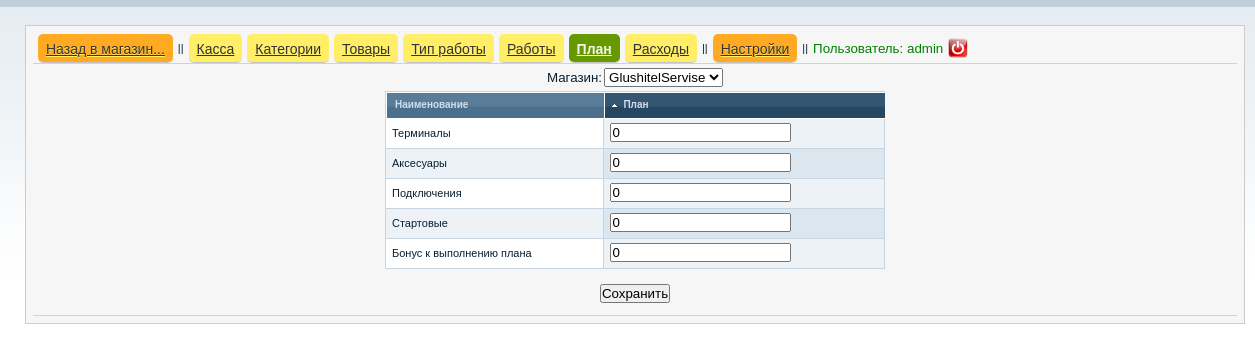
Page /plan.php (signed in) on the committed database.
### tables this page shows
CREATE TABLE IF NOT EXISTS `plan` (
  `ID` int(10) NOT NULL,
  `ID_magazina` int(10) NOT NULL,
  `naimenov` varchar(100) NOT NULL,
  `name` varchar(100) NOT NULL,
  `plane` int(10) NOT NULL
);

### plan.php (the view, shortened to what this page needs)
<?php include ("config.php");
if ((isset($_SESSION['user_id'])) && ($_SESSION['password_secret_id_string'] == md5($_SERVER['REMOTE_ADDR'].$_SESSION['user_id'].session_id().'6891')) && ($_SESSION['admin_priv'] == 1)) {
?>
<!DOCTYPE html PUBLIC "-//W3C//DTD XHTML 1.0 Transitional//EN" "http://www.w3.org/TR/xhtml1/DTD/xhtml1-transitional.dtd">
<html xmlns="http://www.w3.org/1999/xhtml">
<head>
<link rel="stylesheet" href="style_main_page.css" />
</head>
<body>
<div align="center">
<table width="1220" border="0" style='border:1px solid #ccc; background:#f6f6f6; padding:5px;'>
<tr>
<td style="border-bottom:1px solid #c6d5e1;"><table cellspacing="5"><tr><td><a class="like_button_adm" href="<?php echo $_SESSION['lastpagevizitmag'];?>">Назад в магазин...</a></td><td>||</td><td><a class="like_button" href="kassa.php">Касса</a></td><td><a class="like_button" href="kategorii.php">Категории</a></td><td><a class="like_button" href="prase.php">Товары</a></td><td><a class="like_button" href="operatoru.php">Тип работы</a></td><td><a class="like_button" href="tarifplan.php">Работы</a></td><td><a class="like_button_use" href="plan.php">План</a></td>
<?php
if (isset($_SESSION['sebespriv']) &&($_SESSION['sebespriv'] == 1)) {
printf('<td><a class="like_button" href="rashodu.php">Расходы</a></td>');}
if (isset($_SESSION['root_priv']) && ($_SESSION['root_priv'] == 1)) {
printf("<td>||</td><td><a class=\"like_button_adm\" href=\"users.php\">Настройки</a></td>");}
?>
<td>||</td><td><?php printf("<p style=\"font-size:10pt; color: green;\">Пользователь: %s</p>",$_SESSION['login']);?></td><td><a href="index.php?logout" title="ВЫХОД"><img src='/images/exit.png' width='20' height='20' border='0'></a></td></tr></table></td>
</tr>
<tr><td align="center"><form method="post"><table><tr><td><p style="font-size:10pt;">Магазин:</p></td><td><select name="magaz" onChange="javascript:form.submit()"><?php
$no = 0;
do {
$no = $no +1;
if ($_POST['magaz'] == $_SESSION['id_mag'][$no])	{
	printf("<option value=\"%s\" selected=\"selected\">%s</option>",$_SESSION['id_mag'][$no],$_SESSION['name_mag'][$no]);
}
else {
	printf("<option value=\"%s\">%s</option>",$_SESSION['id_mag'][$no],$_SESSION['name_mag'][$no]);
}
}
while($no < $_SESSION['count_mag'] - 1);
?></select></td>
</tr></table></form></td></tr>
<tr><td style="border-bottom:1px solid #c6d5e1;"><form action="/update/insert_plan.php" method="post">
	<table cellpadding="0" cellspacing="0" border="0" id="table" class="sortable" width="200">
		<thead>
			<tr>
				<th width="150" class="nosort"><h3>Наименование</h3></th>
				<th width="50" class="nosort"><h3>План</h3></th>
			</tr>
		</thead>
		<tbody>
<?php
$result = mysql_query("SELECT * FROM plan WHERE ID_magazina = '{$_SESSION['id_mag_selected']}' ORDER BY ID ASC",$db);
if (mysql_num_rows($result) > 0) {$myrow = mysql_fetch_array($result);
do {
	printf("<tr><td>%s</td><td><input type='text' name='%s' value='%s'></td></tr>",$myrow['naimenov'],$myrow['name'],$myrow['plane']);
}
while($myrow = mysql_fetch_array($result));
}
?>
</tbody></table>
<div align="center"><input type="submit" value="Сохранить"></div>
</form>
<br>
</td></tr>
  </table>
</div>
  </body>
</html>
<?php
}
else {
header("Location: index.php");
die();
}
?>

### style_main_page.css (style rules this page uses)
* { margin:0; padding:0; outline:none }
body { font:11px Verdana,Arial; margin:25px; background:#fff url(images/bg.gif) repeat-x; color:#091f30 }
.sortable { width:500px; border-left:1px solid #c6d5e1; border-top:1px solid #c6d5e1; border-bottom:none; margin:0 auto 15px }
.sortable th { background:url(images/header-bg.gif); text-align:left; color:#cfdce7; border:1px solid #fff; border-right:none }
.sortable th h3 { font-size:10px; padding:6px 8px 8px }
.sortable td { padding:4px 6px 6px; border-bottom:1px solid #c6d5e1; border-right:1px solid #c6d5e1 }
.sortable .desc, .sortable .asc { background:url(images/header-selected-bg.gif) }
.sortable .asc h3 { background:url(images/asc.gif) 7px center no-repeat; cursor:pointer; padding-left:18px }
.sortable .evenrow td { background:#fff }
.sortable .oddrow td { background:#ecf2f6 }
.sortable td.evenselected { background:#ecf2f6 }
.sortable td.oddselected { background:#dce6ee }
.like_button_use { -webkit-box-shadow:rgba(0,0,0,0.2) 0 1px 0 0; -moz-box-shadow:rgba(0,0,0,0.2) 0 1px 0 0; box-shadow:rgba(0,0,0,0.2) 0 1px 0 0; color:#F4F4EC; background-color:#669900; border-radius:5px; -moz-border-radius:5px; -webkit-border-radius:5px; border:none; font-family:'Helvetica Neue',Arial,sans-serif; font-size:14px; font-weight:700; height:28px; padding:4px 8px; }
.like_button { -webkit-box-shadow:rgba(0,0,0,0.2) 0 1px 0 0; -moz-box-shadow:rgba(0,0,0,0.2) 0 1px 0 0; box-shadow:rgba(0,0,0,0.2) 0 1px 0 0; color:#333; background-color:#FE6; border-radius:5px; -moz-border-radius:5px; -webkit-border-radius:5px; border:none; font-family:'Helvetica Neue',Arial,sans-serif; font-size:14px; font-weight:200; height:28px; padding:4px 8px; text-shadow:#FE6 0 1px 0 }
.like_button_adm { -webkit-box-shadow:rgba(0,0,0,0.2) 0 1px 0 0; -moz-box-shadow:rgba(0,0,0,0.2) 0 1px 0 0; box-shadow:rgba(0,0,0,0.2) 0 1px 0 0; color:#333; background-color:#FA2; border-radius:5px; -moz-border-radius:5px; -webkit-border-radius:5px; border:none; font-family:'Helvetica Neue',Arial,sans-serif; font-size:14px; font-weight:200; height:32px; padding:4px 8px; text-shadow:#FE6 0 1px 0 }

### rows in the picture
plan: naimenov "Терминалы", term "0"
plan: naimenov "Аксесуары", acses "0"
plan: naimenov "Подключения", podkl "0"
plan: naimenov "Стартовые", starpak "0"
plan: naimenov "Бонус к выполнению плана", bonus "0"

### other values in the picture
$_SESSION['login'] "admin"
form field magaz "GlushitelServise"
